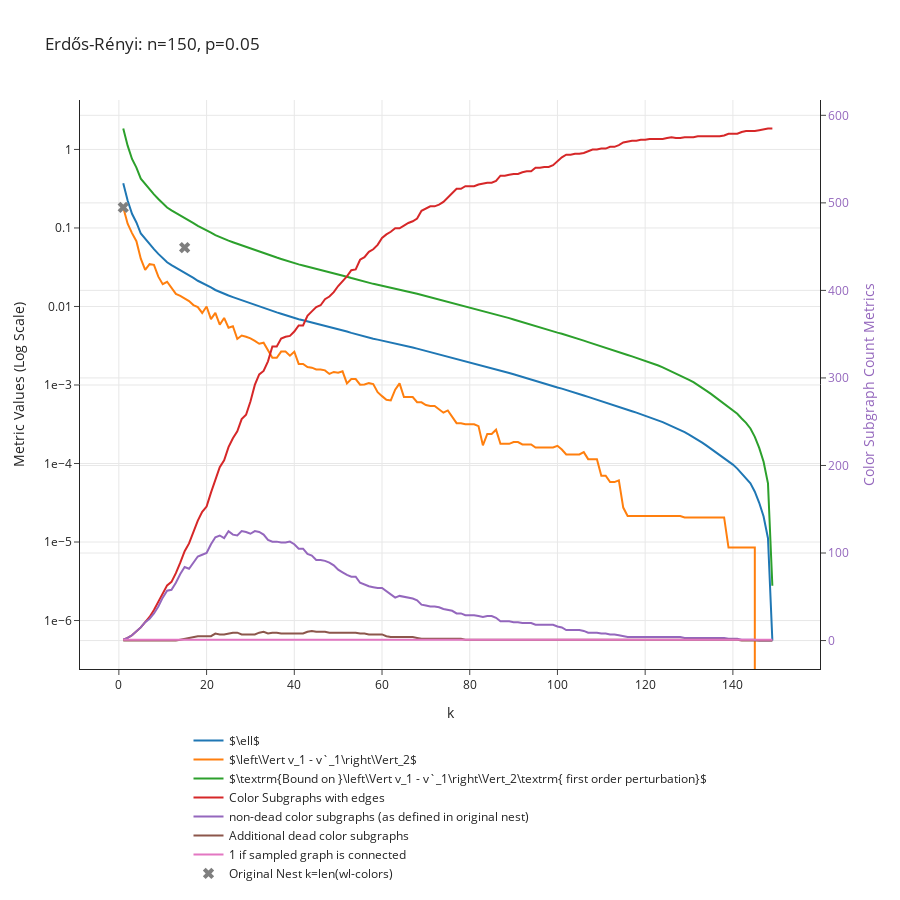

Notebook code cell kept with this figure:
### Markdown cell above
# Erdos Renyis

### Code cell
p = 0.05
n = 150
G = nx.erdos_renyi_graph(n, p)
data_dict = get_convergence_data_of_nest(G, min_cluster_size = 1, max_k = 150)
plot_convergence_data(data_dict, f"Erdős-Rényi: n={n}, p={p}")

### Figure 1 — Plotly figure (JSON) as saved in the notebook; plotly's stock layout.template omitted (floating-point values rounded to 4 significant figures; data arrays with more than 128 entries replaced by an {"elided": "..."} marker saying what was removed)
{"data": [{"mode": "lines", "name": "$\\ell$", "type": "scatter", "x": {"elided": "149 int values"}, "y": {"elided": "149 float values"}}, {"mode": "lines", "name": "$\\left\\Vert v_1 - v`_1\\right\\Vert_2$", "type": "scatter", "x": {"elided": "149 int values"}, "y": {"elided": "149 float values"}}, {"mode": "lines", "name": "$\\textrm{Bound on }\\left\\Vert v_1 - v`_1\\right\\Vert_2\\textrm{ first order perturbation}$", "type": "scatter", "x": {"elided": "149 int values"}, "y": {"elided": "149 float values"}}, {"mode": "lines", "name": "Color Subgraphs with edges", "type": "scatter", "x": {"elided": "149 int values"}, "y": {"elided": "149 int values"}, "yaxis": "y2"}, {"mode": "lines", "name": "non-dead color subgraphs (as defined in original nest)", "type": "scatter", "x": {"elided": "149 int values"}, "y": {"elided": "149 int values"}, "yaxis": "y2"}, {"mode": "lines", "name": "Additional dead color subgraphs", "type": "scatter", "x": {"elided": "149 int values"}, "y": {"elided": "149 int values"}, "yaxis": "y2"}, {"mode": "lines", "name": "1 if sampled graph is connected", "type": "scatter", "x": {"elided": "149 int values"}, "y": {"elided": "149 int values"}, "yaxis": "y2"}, {"marker": {"size": 10, "symbol": "x"}, "mode": "markers", "name": "Original Nest k=len(wl-colors)", "type": "scatter", "x": [1, 15, 150], "y": [0.1827, 0.0562, 0]}], "layout": {"height": 900, "hovermode": "closest", "legend": {"orientation": "h", "x": 0.5, "xanchor": "center", "y": -0.1, "yanchor": "top"}, "title": {"text": "Erdős-Rényi: n=150, p=0.05"}, "xaxis": {"title": {"text": "k"}}, "yaxis": {"exponentformat": "e", "title": {"text": "Metric Values (Log Scale)"}, "type": "log"}, "yaxis2": {"overlaying": "y", "side": "right", "tickfont": {"color": "rgba(148, 103, 189, 1)"}, "title": {"font": {"color": "rgba(148, 103, 189, 1)"}, "text": "Color Subgraph Count Metrics"}, "type": "linear"}}}
